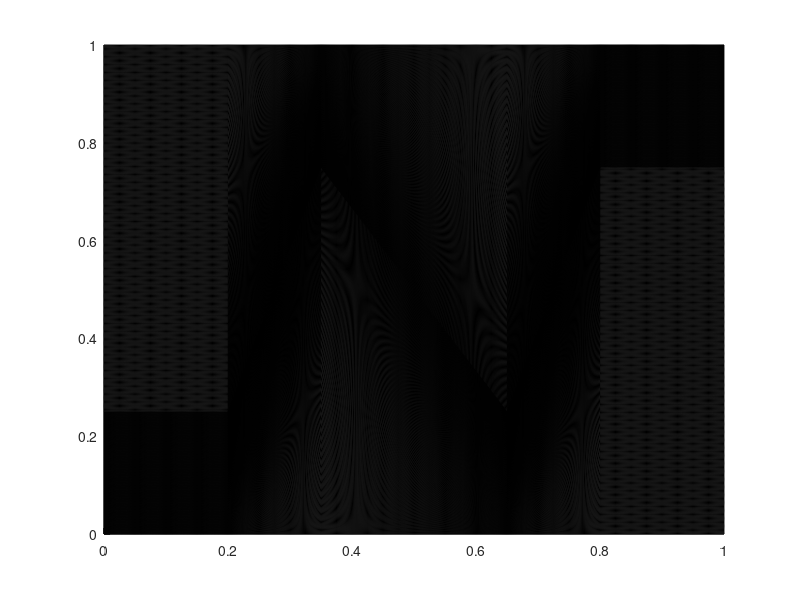

Reproduce this figure in MATLAB.
function z_mesh_quad()
% Z-mesh generated for quadrilaterals
clear all; close all; clc;

logi_save_plots = false;
logi_write_file = true;

L=1;
n=320*2;
if(mod(n,20)~=0)
    error('n must be a multiple of 20 for the z-mesh')
else
    nn=n/20;
    nsub=[4 7 13 16 20]*nn +1;
end

fraction=0.25;
if(fraction<eps || fraction > 1-eps)
    error('wrong fraction');
end

slope1 = (1-2*fraction)/0.15;
slope2 = (2*fraction-1)/0.30;

y1=@(x) slope1*(x-0.20*L)+fraction*L;
y2=@(x) slope2*(x-0.35*L)+(1-fraction)*L;
y3=@(x) slope1*(x-0.65*L)+fraction*L;


% uniform subdivision along x
xi=linspace(0,L,n+1);

x=zeros(n+1,n+1);
y=zeros(n+1,n+1);

for i=1:n+1
    x(i,:) = xi(i);
end
% five different y-spacing, depending on the zone
for i=1:n+1
    if(i<=nsub(1))
        yy=L*fraction;
    elseif(i<=nsub(2))
        yy=y1(x(i));
    elseif(i<=nsub(3))
        yy=y2(x(i));
    elseif(i<=nsub(4))
        yy=y3(x(i));
    elseif(i<=nsub(5))
        yy=L*(1-fraction);
    else
        error('not in nsub!!!');
    end
    aux1 = linspace(0,yy,n/2+1);
    aux2 = linspace(yy,L,n/2+1); aux2(1)=[];
    y(i,:) = [aux1 aux2];
end

figure(1)
surf(x,y,ones(n+1,n+1)*0,'FaceColor','white')
view(0,90)
output_file=strcat('.\figs\z_mesh_quad_L',int2str(L),'_n',int2str(n),'_a',num2str(fraction,3));
if(logi_save_plots)
    print('-dpdf',strcat(output_file1,'.pdf'));
    print('-dpng',strcat(output_file1,'.png'));
    saveas(gcf,strcat(output_file1,'.fig'),'fig');
end
%
if(~logi_write_file), return; end;
%
%---------------------------------------------
% save txt file
matID=1;
srcID=1;

% date and time;
[yr, mo, da, hr, mi, s] = datevec(now);

%%%%%%%%%%%%%%%%%%%%%
output_file1=strcat(output_file,'.txt')
fid=fopen(output_file1,'w');

fprintf(fid,'# Date: %d/%d/%d   Time: %d:%d\n', mo, da, yr, hr, mi);

fprintf(fid,'# dimensions \n');
fprintf(fid,'%g %g \n',L,L);

ncells = n*n;

fprintf(fid,'# connectivity \n');
fprintf(fid,'%d\n',ncells);
for iel=1:ncells
    skip = 4*(iel-1);
    i1 = skip + 1;
    i2 = skip + 2;
    i3 = skip + 3;
    i4 = skip + 4;
    fprintf(fid,'%d %d %d %d %d %d %d \n',4,i1,i2,i3,i4,matID,srcID);
end

fprintf(fid,'# DG vertices (counter-clockwise) \n');
fprintf(fid,'%d\n',4*ncells);
for i=1:n
    for j=1:n
        fprintf(fid,' %g %g \n %g %g \n %g %g \n %g %g \n',x(i,j)    ,y(i,j)    ,...
            x(i+1,j)  ,y(i+1,j)  ,...
            x(i+1,j+1),y(i+1,j+1),...
            x(i,j+1)  ,y(i,j+1)  );
    end
end

fprintf(fid,'# grid vertices (counter-clockwise) \n');
fprintf(fid,'%d\n',(n+1)^2);
for i=1:n+1
    for j=1:n+1
        fprintf(fid,'%g %g \n',x(i,j),y(i,j) );
    end
end

fclose(fid);
return
end
%%%%%%%%%%%%%%%%%%%%%
